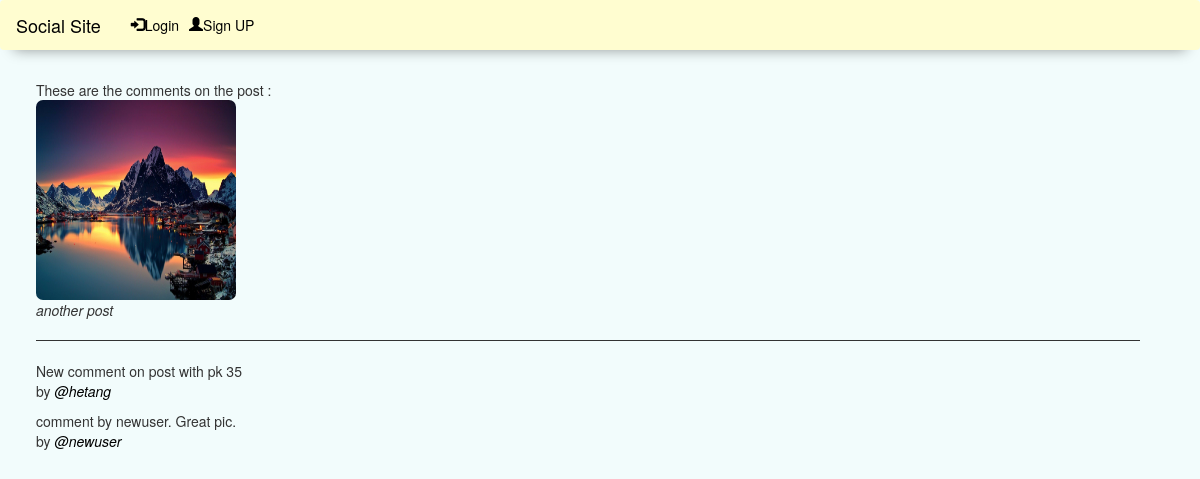
/feed/post/35/comments/, run on the app's committed database.
### feed/models.py (models this page shows, shortened)
class Post(models.Model):
    description = models.CharField(max_length = 255, blank = True)
    pic = models.ImageField(default='default.jpg',upload_to='images/')
    date_posted = models.DateTimeField(auto_now=True)
    user = models.ForeignKey(User, related_name='posts',
        null=True, blank = True, on_delete=models.CASCADE)
    tags = models.CharField(max_length=100,blank=True)
    def __str__(self):
        return self.description

class Comment(models.Model):
    Post = models.ForeignKey(Post, related_name='comments',
        on_delete = models.CASCADE)
    user = models.ForeignKey(User, related_name='comments',
        null=True, blank = True, on_delete=models.CASCADE)
    message = models.CharField(max_length = 255, blank = False)
    date = models.DateTimeField(auto_now=True)

### accounts/models.py (models this page shows, shortened)
class Profile(models.Model):
    user = models.OneToOneField(User, on_delete = models.CASCADE)
    image = models.ImageField(default='default.jpg',upload_to='profile_pic')
    slug = AutoSlugField(populate_from='user')
    bio = models.CharField(max_length = 100, blank = True)
    friends = models.ManyToManyField('Profile',blank = True)
    def __str__(self):
        return f'@{self.user.username}'

### feed/views.py (the view)
# urls.py: path('post/<int:pk>/comments/',views.PostCommentList.as_view(),name='post_comments'),
class PostCommentList(generic.ListView):
    model = Comment
    paginate_by = 10
    template_name = 'feed/post_comments.html'
    def get_queryset(self,**kwargs):
        post = get_object_or_404(Post, pk=self.kwargs.get('pk'))
        return post.comments.all()
    def get_context_data(self,**kwargs):
        context = super().get_context_data()
        post = get_object_or_404(Post, pk=self.kwargs.get('pk'))
        context['post'] = post
        return context

### feed/templates/feed/post_comments.html (shortened to what this page needs)
{% extends "base.html" %}
{% load bootstrap3 %}
{% block content %}
  These are the comments on the post : <br>
   <p style="font-style:italic;">
     <img src="{{post.pic.url}}" alt="" width='200px' height='200px'>
     <br>
     {{post}}
   </p>
   <hr style="height:1px;border:none;color:#333;background-color:#333;">
    {% for i in object_list %}
        <p>{{i.message}}
          <br>
          by
          <a href="{% url 'accounts:user_profile' slug=i.user.profile.slug %}">
            {{i.user.profile}}
          </a>
        </p>
    {% endfor %}
{% endblock %}

### static/CSS/mysite.css (style rules this page uses)
a { color : black; font-style: italic; }
img { border-radius: 0.5em; }

### data on the page
Post: pic (picture), description "another post"
Comment: message "New comment on post with pk 35", user.profile "@hetang"
Comment: message "comment by newuser. Great pic.", user.profile "@newuser"
